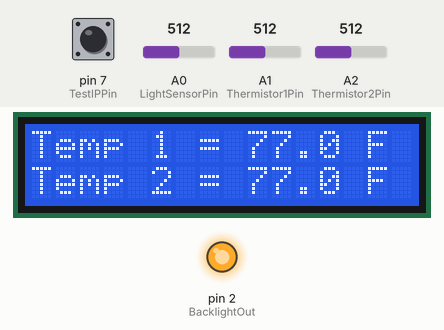
Recording of a sketch running on a simulated Arduino Uno, built with avr-gcc and run on an emulated ATmega328P. Shown: 16×2 character LCD, output pins drawn as LEDs (lit = HIGH). The test bench sets the inputs (shaded band); at power-on: A1 (Thermistor1Pin) = 512, A2 (Thermistor2Pin) = 512, pin 7 (TestIPPin) HIGH, A0 (LightSensorPin) = 512. What the sketch prints to the serial monitor is not drawn.

Above: at 1.2 s.
1.3 s: A1 (Thermistor1Pin) set to 150
At 3.2 s:
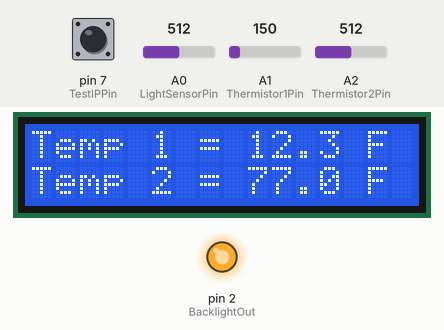
3.5 s: A1 (Thermistor1Pin) set to 126
At 5.3 s:
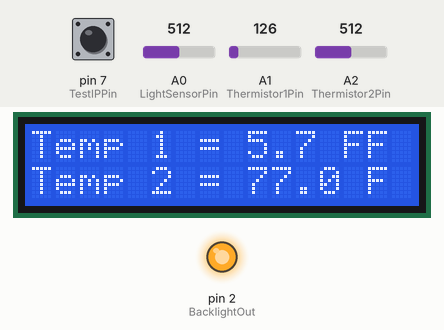
5.6 s: A2 (Thermistor2Pin) set to 155
At 7.3 s:
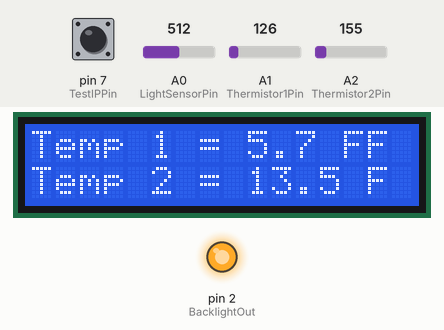
7.6 s: A2 (Thermistor2Pin) set to 129
At 9.3 s:
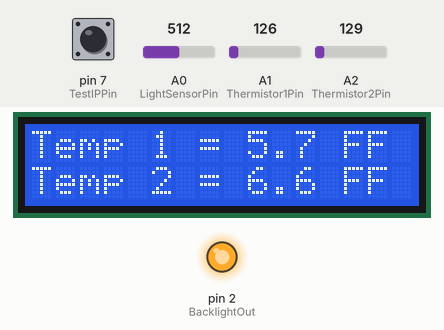
9.6 s: pin 7 (TestIPPin) pulled LOW for 1.25 s
At 10.9 s:
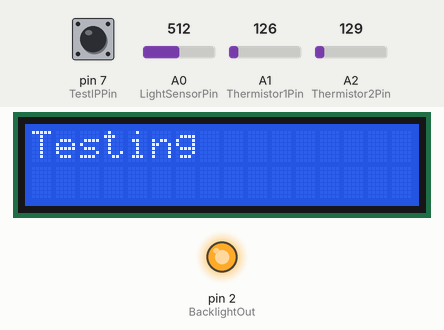
12.6 s: A1 (Thermistor1Pin) set to 0
At 13.5 s:
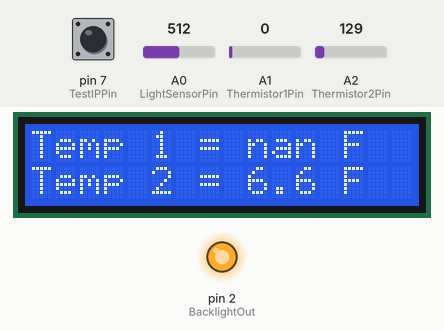
Timing chart, 0 to 15.6 s (numbered marks = the images above; inputs shaded):
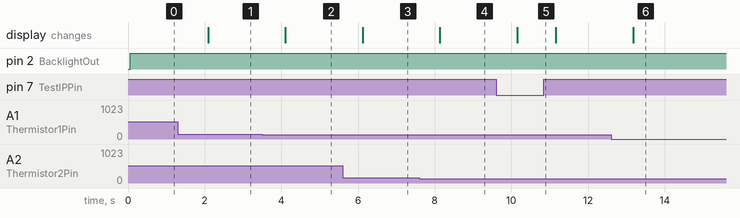

Measured:
- the behaviour switches between 142 and 141 on A1 (Thermistor1Pin) (found by bisection; images 1 and 2)
- the behaviour switches between 142 and 141 on A2 (Thermistor2Pin) (found by bisection; images 3 and 4)
- after the input at 1.3 s, the display: changes after 0.79 s (image 1)
- after the input at 3.5 s, the display: changes after 0.60 s (image 2)
- after the input at 5.6 s, the display: changes after 0.52 s (image 3)
- after the input at 7.6 s, the display: changes after 0.54 s (image 4)
- after the input at 9.6 s, the display: changes after 0.55 s (image 5)
- after the input at 12.6 s, the display: changes after 0.57 s (image 6)

The sketch:

TempDisplay.ino
```cpp
/*
 * The following sketch will provide a temp monitoring circuit as well as a auto dimmer for the LCD screen.
 * Kevin Farley 5/22/2019
*/

// include the library code:
#include <LiquidCrystal.h>
#include <math.h>
#include <SPI.h>
#include <Ethernet.h>

// initialize the library by associating any needed LCD interface pin
// with the arduino pin number it is connected to
const int rs = 12, en = 11, d4 = 6, d5 = 5, d6 = 4, d7 = 3;
LiquidCrystal lcd(rs, en, d4, d5, d6, d7);

int LightSensorPin = 0;
int Thermistor1Pin = 1;
int Thermistor2Pin  = 2;
int BacklightOut = 2;
int TestIPPin = 7;

int Vo, Vo2, Lo;
float T1, C1, C2, T2, tick;
bool Test;

void setup() {
  // set up the LCD's number of columns and rows:
  lcd.begin(16, 2);
  pinMode(BacklightOut,OUTPUT);
  pinMode(TestIPPin, INPUT_PULLUP);
  Serial.begin(115200);
}

void loop() {

  Vo = analogRead(Thermistor1Pin);
  Vo2 = analogRead(Thermistor2Pin);
  Lo = analogRead(LightSensorPin);
  Test = digitalRead(TestIPPin);

  C1 = Thermister(Vo);
  T1 = CtoF(C1);

  C2 = Thermister(Vo2);
  T2 = CtoF(C2);

  // Turn On backlight
  if(Lo<900){
    analogWrite(BacklightOut,255);
  } else {
    analogWrite(BacklightOut,0);
  }

  // set the cursor to column 0, line 0
  // (note: line 0 is the first row):
  lcd.setCursor(0, 0);
  if(Test){
    lcd.print("Temp 1 = ");
    lcd.print(T1,1);
    lcd.print(" F");

    // set the cursor to column 0, line 1
    // (note: line 1 is the second row, since counting begins with 0):
    lcd.setCursor(0, 1);
    lcd.print("Temp 2 = ");
    lcd.print(T2,1);
    lcd.print(" F");
  } else {
    lcd.clear();
    lcd.print("Testing");
  }
  tick = 4.7/1023;

  Serial.print(Test);
  Serial.print("Raw 1: ");
  Serial.print(Vo);
  Serial.print(" - ");
  Serial.print((tick*Vo));
  Serial.print(" Vdc Temp1: ");
  Serial.print(T1);

  Serial.print(" --- Raw 2: ");
  Serial.print(Vo2);
  Serial.print(" - ");
  Serial.print((tick*Vo2));
  Serial.print(" Vdc Temp2: ");
  Serial.print(T2);
  Serial.print(" --- Light: ");
  Serial.println(Lo);
  delay(1000);
}

double Thermister(int RawADC) {  //Function to perform the fancy math of the Steinhart-Hart equation
 double Temp;
 Temp = log(((10240000/RawADC) - 10000));
 Temp = 1 / (0.001129148 + (0.000234125 + (0.0000000876741 * Temp * Temp ))* Temp );
 Temp = Temp - 273.15;              // Convert Kelvin to Celsius
 return Temp;
}

double CtoF(double CTemp) {
  double Temp;
  Temp = (CTemp * 9.0)/ 5.0 + 32.0;
  return Temp;
}
```
